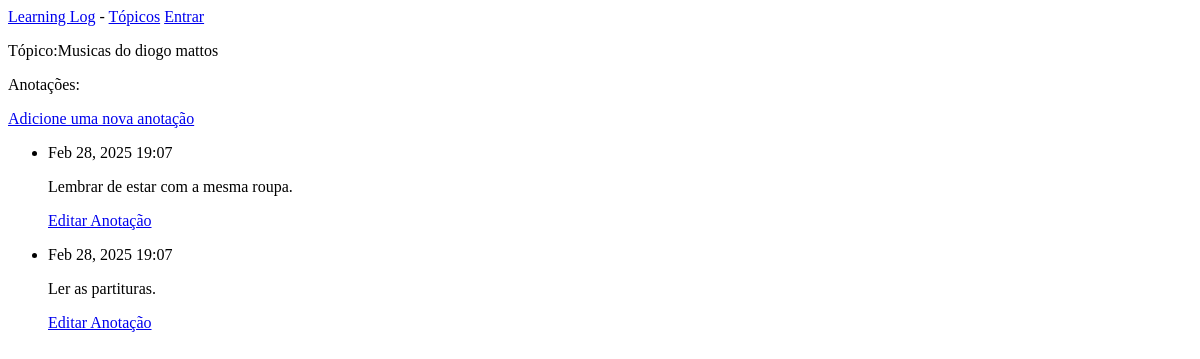
Page /topics/5/ on the earlier database version.
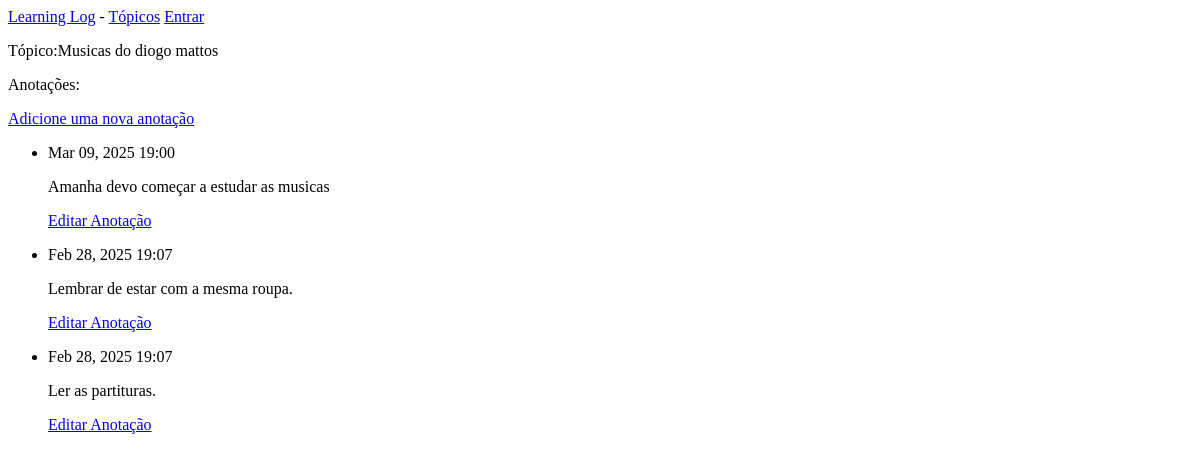
Same page on the later database version.
### learning_logs/models.py (models this page shows, shortened)
class Entry(models.Model):
    topic = models.ForeignKey(Topic, on_delete=models.CASCADE)
    text = models.TextField()
    date_added = models.DateTimeField(auto_now_add=True)
    class Meta:
        verbose_name_plural = 'entries'

### learning_logs/views.py (the view)
# urls.py: path('topics/<int:topic_id>/', views.topic, name='topic'),
def topic(request, topic_id):
    topic = Topic.objects.get(id=topic_id)
    entries = topic.entry_set.order_by('-date_added')
    context = {'topic': topic, 'entries': entries}
    return render(request, 'learning_logs/topic.html', context)

### learning_logs/models.py (called while the page is built)
    def __str__(self):
        return self.text

### learning_logs/templates/learning_logs/topic.html
{% extends "learning_logs/base.html" %}
{% block content %}
    <p>Tópico:{{ topic }}</p>
    <p>Anotações:</p>
    <p>
        <a href="{% url 'new_entry' topic.id %}">Adicione uma nova anotação</a>
    </p>
    <ul>
        {% for entry in entries%}
            <li>
                <p>{{ entry.date_added | date:'M d, Y H:i'}}</p>
                <p>{{ entry.text | linebreaks }}</p>
                <p>
                    <a href="{% url 'edit_entry' entry.id %}">Editar Anotação</a>
                </p>
            </li>
            {% empty %}
                <li>Não há registro</li>
        {% endfor %}
    </ul>
{% endblock content %}

Differences in the rows shown:
added Entry: date_added "Mar 09, 2025 19:00", text "Amanha devo começar a estudar as musicas"
